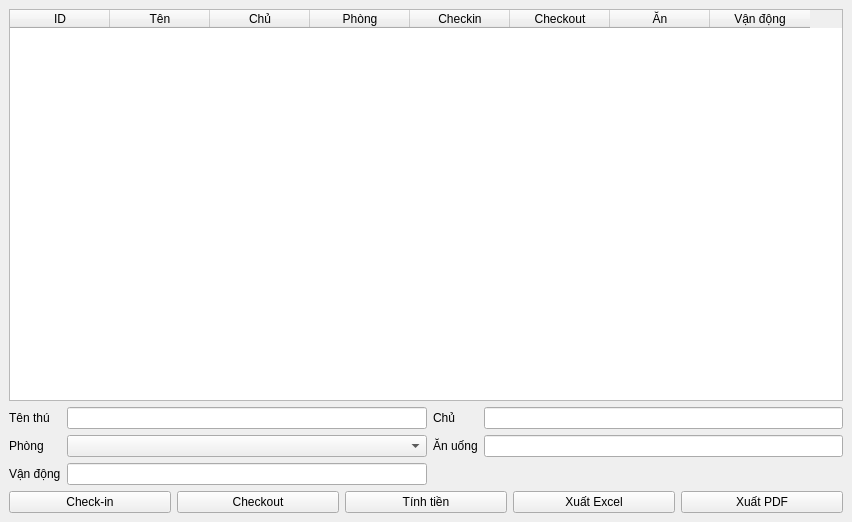
<?xml version="1.0" encoding="UTF-8"?>
<ui version="4.0">
 <class>MainWindow</class>
 <widget class="QMainWindow" name="MainWindow">
  <property name="geometry">
   <rect>
    <x>0</x>
    <y>0</y>
    <width>852</width>
    <height>522</height>
   </rect>
  </property>
  <property name="windowTitle">
   <string>Quản Lý Khách Sạn Thú Cưng</string>
  </property>
  <widget class="QWidget" name="centralwidget">
   <layout class="QVBoxLayout" name="verticalLayout">
    <item>
     <widget class="QTableWidget" name="tablePets">
      <column>
       <property name="text">
        <string>ID</string>
       </property>
      </column>
      <column>
       <property name="text">
        <string>Tên</string>
       </property>
      </column>
      <column>
       <property name="text">
        <string>Chủ</string>
       </property>
      </column>
      <column>
       <property name="text">
        <string>Phòng</string>
       </property>
      </column>
      <column>
       <property name="text">
        <string>Checkin</string>
       </property>
      </column>
      <column>
       <property name="text">
        <string>Checkout</string>
       </property>
      </column>
      <column>
       <property name="text">
        <string>Ăn</string>
       </property>
      </column>
      <column>
       <property name="text">
        <string>Vận động</string>
       </property>
      </column>
     </widget>
    </item>
    <item>
     <layout class="QGridLayout" name="formLayout">
      <item row="0" column="0">
       <widget class="QLabel" name="label1">
        <property name="text">
         <string>Tên thú</string>
        </property>
       </widget>
      </item>
      <item row="0" column="1">
       <widget class="QLineEdit" name="txtName"/>
      </item>
      <item row="0" column="2">
       <widget class="QLabel" name="label2">
        <property name="text">
         <string>Chủ</string>
        </property>
       </widget>
      </item>
      <item row="0" column="3">
       <widget class="QLineEdit" name="txtOwner"/>
      </item>
      <item row="1" column="0">
       <widget class="QLabel" name="label3">
        <property name="text">
         <string>Phòng</string>
        </property>
       </widget>
      </item>
      <item row="1" column="1">
       <widget class="QComboBox" name="cbRoom"/>
      </item>
      <item row="1" column="2">
       <widget class="QLabel" name="label4">
        <property name="text">
         <string>Ăn uống</string>
        </property>
       </widget>
      </item>
      <item row="1" column="3">
       <widget class="QLineEdit" name="txtDiet"/>
      </item>
      <item row="2" column="0">
       <widget class="QLabel" name="label5">
        <property name="text">
         <string>Vận động</string>
        </property>
       </widget>
      </item>
      <item row="2" column="1">
       <widget class="QLineEdit" name="txtExercise"/>
      </item>
     </layout>
    </item>
    <item>
     <layout class="QHBoxLayout" name="buttonLayout">
      <item>
       <widget class="QPushButton" name="btnAdd">
        <property name="text">
         <string>Check-in</string>
        </property>
       </widget>
      </item>
      <item>
       <widget class="QPushButton" name="btnCheckout">
        <property name="text">
         <string>Checkout</string>
        </property>
       </widget>
      </item>
      <item>
       <widget class="QPushButton" name="btnBill">
        <property name="text">
         <string>Tính tiền</string>
        </property>
       </widget>
      </item>
      <item>
       <widget class="QPushButton" name="btnExcel">
        <property name="text">
         <string>Xuất Excel</string>
        </property>
       </widget>
      </item>
      <item>
       <widget class="QPushButton" name="btnPDF">
        <property name="text">
         <string>Xuất PDF</string>
        </property>
       </widget>
      </item>
     </layout>
    </item>
   </layout>
  </widget>
 </widget>
 <resources/>
 <connections/>
</ui>
